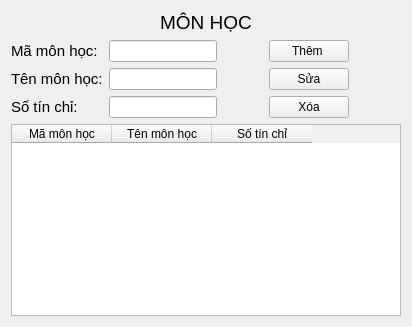
      <widget class="QWidget" name="tab_mhoc">
       <attribute name="title">
        <string>Môn học</string>
       </attribute>
       <layout class="QGridLayout" name="gridLayout">
        <item row="4" column="0">
         <layout class="QFormLayout" name="formLayout">
          <item row="0" column="0">
           <widget class="QLabel" name="label_19">
            <property name="sizePolicy">
             <sizepolicy hsizetype="Fixed" vsizetype="Preferred">
              <horstretch>0</horstretch>
              <verstretch>0</verstretch>
             </sizepolicy>
            </property>
            <property name="font">
             <font>
              <pointsize>11</pointsize>
             </font>
            </property>
            <property name="text">
             <string>Mã môn học: </string>
            </property>
           </widget>
          </item>
          <item row="0" column="1">
           <widget class="QLineEdit" name="txt_MH_mamh">
            <property name="sizePolicy">
             <sizepolicy hsizetype="Minimum" vsizetype="Fixed">
              <horstretch>0</horstretch>
              <verstretch>0</verstretch>
             </sizepolicy>
            </property>
           </widget>
          </item>
          <item row="1" column="0">
           <widget class="QLabel" name="label_18">
            <property name="sizePolicy">
             <sizepolicy hsizetype="Fixed" vsizetype="Preferred">
              <horstretch>0</horstretch>
              <verstretch>0</verstretch>
             </sizepolicy>
            </property>
            <property name="font">
             <font>
              <pointsize>11</pointsize>
             </font>
            </property>
            <property name="text">
             <string>Tên môn học:</string>
            </property>
           </widget>
          </item>
          <item row="1" column="1">
           <widget class="QLineEdit" name="txt_MH_tenmh">
            <property name="sizePolicy">
             <sizepolicy hsizetype="Minimum" vsizetype="Fixed">
              <horstretch>0</horstretch>
              <verstretch>0</verstretch>
             </sizepolicy>
            </property>
           </widget>
          </item>
          <item row="2" column="0">
           <widget class="QLabel" name="label_17">
            <property name="sizePolicy">
             <sizepolicy hsizetype="Fixed" vsizetype="Preferred">
              <horstretch>0</horstretch>
              <verstretch>0</verstretch>
             </sizepolicy>
            </property>
            <property name="font">
             <font>
              <pointsize>11</pointsize>
             </font>
            </property>
            <property name="text">
             <string>Số tín chỉ:</string>
            </property>
           </widget>
          </item>
          <item row="2" column="1">
           <widget class="QLineEdit" name="txt_MH_tinchi">
            <property name="sizePolicy">
             <sizepolicy hsizetype="Minimum" vsizetype="Fixed">
              <horstretch>0</horstretch>
              <verstretch>0</verstretch>
             </sizepolicy>
            </property>
           </widget>
          </item>
         </layout>
        </item>
        <item row="5" column="0" colspan="5">
         <widget class="QTableWidget" name="TW_MH_dsmh">
          <property name="sizePolicy">
           <sizepolicy hsizetype="Expanding" vsizetype="Expanding">
            <horstretch>0</horstretch>
            <verstretch>0</verstretch>
           </sizepolicy>
          </property>
          <column>
           <property name="text">
            <string>Mã môn học</string>
           </property>
          </column>
          <column>
           <property name="text">
            <string>Tên môn học</string>
           </property>
          </column>
          <column>
           <property name="text">
            <string>Số tín chỉ</string>
           </property>
          </column>
         </widget>
        </item>
        <item row="0" column="0" colspan="5">
         <widget class="QLabel" name="label_6">
          <property name="sizePolicy">
           <sizepolicy hsizetype="Preferred" vsizetype="Preferred">
            <horstretch>0</horstretch>
            <verstretch>0</verstretch>
           </sizepolicy>
          </property>
          <property name="font">
           <font>
            <pointsize>14</pointsize>
           </font>
          </property>
          <property name="text">
           <string>MÔN HỌC</string>
          </property>
          <property name="alignment">
           <set>Qt::AlignCenter</set>
          </property>
         </widget>
        </item>
        <item row="4" column="2">
         <layout class="QVBoxLayout" name="verticalLayout_7">
          <property name="sizeConstraint">
           <enum>QLayout::SetMinimumSize</enum>
          </property>
          <item>
           <widget class="QPushButton" name="btn_MH_them">
            <property name="sizePolicy">
             <sizepolicy hsizetype="Fixed" vsizetype="Minimum">
              <horstretch>0</horstretch>
              <verstretch>0</verstretch>
             </sizepolicy>
            </property>
            <property name="text">
             <string>Thêm </string>
            </property>
           </widget>
          </item>
          <item>
           <widget class="QPushButton" name="btn_MH_sua">
            <property name="sizePolicy">
             <sizepolicy hsizetype="Fixed" vsizetype="Minimum">
              <horstretch>0</horstretch>
              <verstretch>0</verstretch>
             </sizepolicy>
            </property>
            <property name="text">
             <string>Sửa</string>
            </property>
           </widget>
          </item>
          <item>
           <widget class="QPushButton" name="btn_MH_xoa">
            <property name="sizePolicy">
             <sizepolicy hsizetype="Fixed" vsizetype="Minimum">
              <horstretch>0</horstretch>
              <verstretch>0</verstretch>
             </sizepolicy>
            </property>
            <property name="text">
             <string>Xóa</string>
            </property>
           </widget>
          </item>
         </layout>
        </item>
        <item row="4" column="3">
         <spacer name="horizontalSpacer_6">
          <property name="orientation">
           <enum>Qt::Horizontal</enum>
          </property>
          <property name="sizeHint" stdset="0">
           <size>
            <width>40</width>
            <height>20</height>
           </size>
          </property>
         </spacer>
        </item>
        <item row="4" column="1">
         <spacer name="horizontalSpacer_7">
          <property name="orientation">
           <enum>Qt::Horizontal</enum>
          </property>
          <property name="sizeType">
           <enum>QSizePolicy::Fixed</enum>
          </property>
          <property name="sizeHint" stdset="0">
           <size>
            <width>40</width>
            <height>20</height>
           </size>
          </property>
         </spacer>
        </item>
       </layout>
      </widget>
